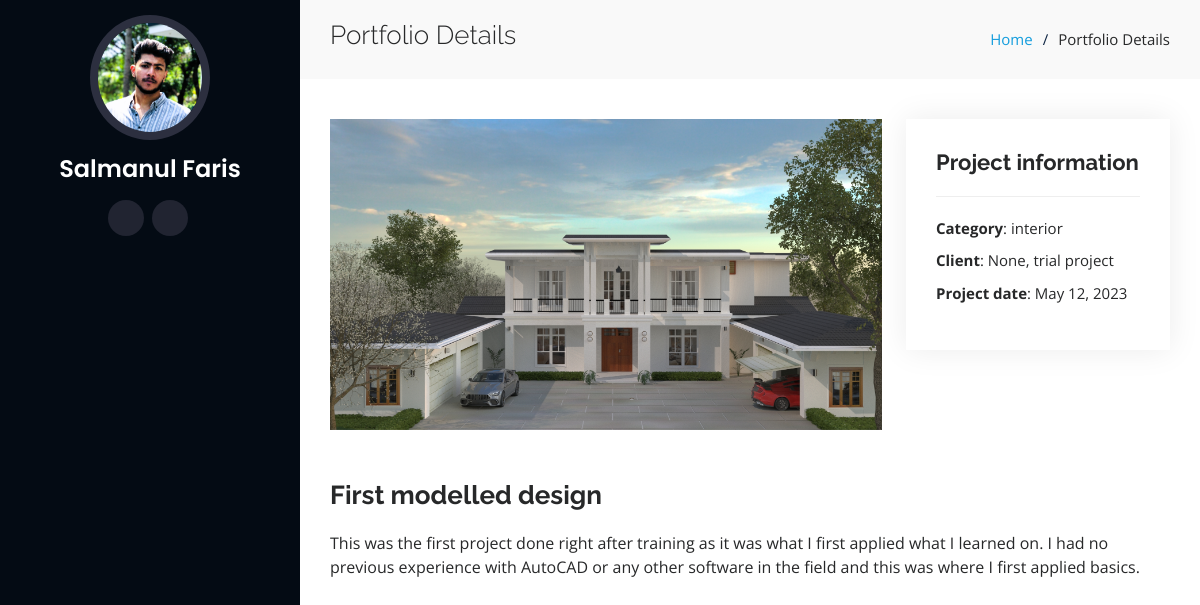
The app's page /portfolio-details/1 with its own data.
### pflio/models.py (models this page shows, shortened)
class Icon(models.Model):
    name = models.CharField(max_length=60)
    icon = models.FileField(upload_to='icons')

class Portfolio(models.Model):
    INTERIOR = 'interior'
    EXTERIOR = 'exterior'
    CATEGORY_CHOICES = [
        (INTERIOR, 'Interior'),
        (EXTERIOR, 'Exterior'),
        ]
    name = models.CharField(max_length=60)
    title = models.CharField(max_length=100)
    category = models.CharField(max_length=50, choices=CATEGORY_CHOICES)
    date = models.DateField(auto_now_add=True)
    img = models.ImageField(upload_to='portfolios')
    img2 = models.ImageField(upload_to='portfolios', blank=True, null=True)
    img3 = models.ImageField(upload_to='portfolios', blank=True, null=True)
    img4 = models.ImageField(upload_to='portfolios', blank=True, null=True)
    img5 = models.ImageField(upload_to='portfolios', blank=True, null=True)
    img6 = models.ImageField(upload_to='portfolios', blank=True, null=True)
    img7 = models.ImageField(upload_to='portfolios', blank=True, null=True)
    img8 = models.ImageField(upload_to='portfolios', blank=True, null=True)
    img9 = models.ImageField(upload_to='portfolios', blank=True, null=True)
    img10 = models.ImageField(upload_to='portfolios', blank=True, null=True)
    description = models.TextField()
    client = models.CharField(max_length=100)
    project_date = models.DateField()

### pflio/views.py (the view)
# urls.py: path('portfolio-details/<int:pk>',views.portfolio_details , name="portfolio-details"),
def portfolio_details(request,pk):
    try:
        portfolio_data = Portfolio.objects.get(id=pk)
        all_portfolio = Portfolio.objects.get(id=pk)
        ic = Icon.objects.latest('id')
    except portfolio_data.DoesNotExist:
        raise Http404('Portfolio does not exist.')
    else:
        images = []
        if portfolio_data.img:
            images.append(portfolio_data.img)
        if portfolio_data.img2:
            images.append(portfolio_data.img2)
        if portfolio_data.img3:
            images.append(portfolio_data.img3)
        if portfolio_data.img4:
            images.append(portfolio_data.img4)
        if portfolio_data.img5:
            images.append(portfolio_data.img5)
        if portfolio_data.img6:
            images.append(portfolio_data.img6)
        if portfolio_data.img7:
            images.append(portfolio_data.img7)
        if portfolio_data.img8:
            images.append(portfolio_data.img8)
        if portfolio_data.img9:
            images.append(portfolio_data.img9)
        if portfolio_data.img10:
            images.append(portfolio_data.img10)
        context = {'images':images, 'portfolio':all_portfolio, 'ic':ic}
    return render(request, 'portfolio-details.html', context)

### pflio/templates/portfolio-details.html (shortened to what this page needs)
<!DOCTYPE html>
<html lang="en">
<head>
{% load static %}
  <link href="{% static 'vendor/aos/aos.css' %}" rel="stylesheet">
  <link href="{% static 'vendor/bootstrap/css/bootstrap.min.css' %}" rel="stylesheet">
  <link href="{% static 'vendor/bootstrap-icons/bootstrap-icons.css' %}" rel="stylesheet">
  <link href="{% static 'vendor/boxicons/css/boxicons.min.css' %}" rel="stylesheet">
  <link href="{% static 'vendor/glightbox/css/glightbox.min.css' %}" rel="stylesheet">
  <link href="{% static 'vendor/swiper/swiper-bundle.min.css' %}" rel="stylesheet">
  <link href="{% static 'css/style.css' %}" rel="stylesheet">
</head>
<body>
  <header id="header">
    <div class="d-flex flex-column">
      <div class="profile">
        {% if ic %}
      <img src="{{ ic.icon.url }}" alt="{{ ic.name }}" class="img-fluid rounded-circle">
      {% else %}
      <img src="{% static 'img/profile-img.png' %}" alt="Reconnect" class="img-fluid rounded-circle">
      {% endif %}
        <h1 class="text-light"><a href="index.html">Salmanul Faris</a></h1>
        <div class="social-links mt-3 text-center">
          <a href="https://www.instagram.com/salmanfaris100?igsh=NHowbjhrMDFhN2Ro" class="instagram" target="_blank"><i class="bx bxl-instagram"></i></a>
          <a href="http://linkedin.com/in/salman-faris-95b14a2aa" class="linkedin" target="_blank"><i class="bx bxl-linkedin"></i></a>
        </div>
      </div>
    </div>
  </header>
  {% block content %}
  <main id="main">
    <section id="breadcrumbs" class="breadcrumbs">
      <div class="container">
        <div class="d-flex justify-content-between align-items-center">
          <h2>Portfolio Details</h2>
          <ol>
            <li><a href="{% url "index" %}">Home</a></li>
            <li>Portfolio Details</li>
          </ol>
        </div>
      </div>
    </section>
    <section id="portfolio-details" class="portfolio-details">
      <div class="container">
        <div class="row gy-4">
          <div class="col-lg-8">
            <div class="portfolio-details-slider swiper">
              <div class="swiper-wrapper align-items-center">
                  {% for portfolio in images %}
                <div class="swiper-slide">
                  <img src="{{ portfolio.url }}" alt="">
                </div>
                {% endfor %}
              </div>
            </div>
          </div>
          <div class="col-lg-4">
            <div class="portfolio-info">
              <h3>Project information</h3>
              <ul>
                <li><strong>Category</strong>: {{ portfolio.category }}</li>
                <li><strong>Client</strong>: {{ portfolio.client }}</li>
                <li><strong>Project date</strong>: {{ portfolio.project_date }}</li>
              </ul>
            </div>
          </div>
        </div>
      </div>
      <div class="container">
      <div class="portfolio-description">
        <h2>{{ portfolio.title }}</h2>
        <p>
          {{ portfolio.description }}
        </p>
      </div>
    </div>
    </section>
  </main>
  {% endblock %}
</body>
</html>

### pflio/static/css/style.css (style rules this page uses)
body { font-family: "Open Sans", sans-serif; color: #272829; }
a { color: #149ddd; text-decoration: none; }
h1, h2, h3, h4, h5, h6 { font-family: "Raleway", sans-serif; }
#header { position: fixed; top: 0; left: 0; bottom: 0; width: 300px; transition: all ease-in-out 0.5s; z-index: 9997; transition: all 0.5s; padding: 0 15px; background: #040b14; overflow-y: auto; }
#header .profile img { margin: 15px auto; display: block; width: 120px; border: 8px solid #2c2f3f; }
#header .profile h1 { font-size: 24px; margin: 0; padding: 0; font-weight: 600; -moz-text-align-last: center; text-align-last: center; font-family: "Poppins", sans-serif; }
#header .profile h1 a, #header .profile h1 a:hover { color: #fff; text-decoration: none; }
#header .profile .social-links a { font-size: 18px; display: inline-block; background: #212431; color: #fff; line-height: 1; padding: 8px 0; margin-right: 4px; border-radius: 50%; text-align: center; width: 36px; height: 36px; transition: 0.3s; }
#main { margin-left: 300px; }
.container, .container-fluid { padding-left: 30px; padding-right: 30px; }
section { padding: 60px 0; overflow: hidden; }
.portfolio-details { padding-top: 40px; }
.portfolio-details .portfolio-details-slider img { width: 100%; }
.portfolio-details .portfolio-info { padding: 30px; box-shadow: 0px 0 30px rgba(5, 13, 24, 0.08); }
.portfolio-details .portfolio-info h3 { font-size: 22px; font-weight: 700; margin-bottom: 20px; padding-bottom: 20px; border-bottom: 1px solid #eee; }
.portfolio-details .portfolio-info ul { list-style: none; padding: 0; font-size: 15px; }
.portfolio-details .portfolio-info ul li+li { margin-top: 10px; }
.portfolio-details .portfolio-description { padding-top: 30px; }
.portfolio-details .portfolio-description h2 { font-size: 26px; font-weight: 700; margin-bottom: 20px; }
.portfolio-details .portfolio-description p { padding: 0; }
.breadcrumbs { padding: 20px 0; background: #f9f9f9; }
.breadcrumbs h2 { font-size: 26px; font-weight: 300; }
.breadcrumbs ol { display: flex; flex-wrap: wrap; list-style: none; padding: 0; margin: 0; font-size: 15px; }
.breadcrumbs ol li+li { padding-left: 10px; }
.breadcrumbs ol li+li::before { display: inline-block; padding-right: 10px; color: #0e2442; content: "/"; }

### records on screen
Icon: icon (picture)
Portfolio: category "interior", client "None, trial project", project_date "May 12, 2023", title "First modelled design", description "This was the first project done right after training as it was what I first applied what I learned on. I had no previous experience with AutoCAD or any other software in the field and this was where I first applied basics."
